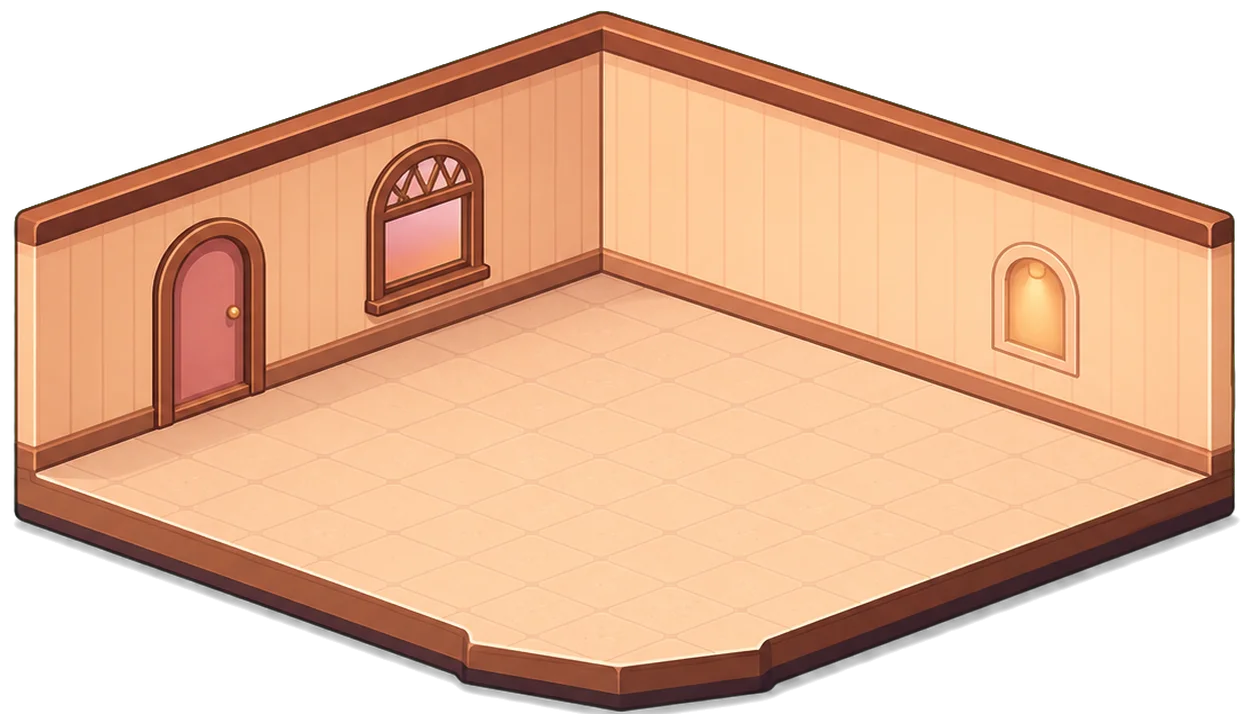
#> input picture apps/mobile/src/features/roomV2/assets/runtime/room_shell_blumi_world_v1.webp, 1254 x 714 px
$ python render-room-v3-phase7-scale-board.py
#> lines starting #> are read from the running program, lines starting #| are printed output that depends on the picture
#> in main, shell is the input picture: PIL image 1254x714 RGBA; mean R, G, B, A 154.3, 114.1, 87.3, 179.2
#!/usr/bin/env python3
"""Render the Phase 7 four-subject scale board from the locked Room V2 shell.

This is an evidence renderer, not a promotion shortcut. It uses the same
normalized camera values as the Room V2 My Room contract, measures the
composited alpha bounds, and writes a machine-readable table alongside the
visual board. Simulator and independent-review evidence remain separate gates.
"""

from __future__ import annotations

import json
from pathlib import Path

from PIL import Image, ImageDraw, ImageFont


ROOT = Path(__file__).resolve().parents[3]
OUTPUT = ROOT / "docs/room-v3-qa/2026-07-18-phase7-scale"
SHELL_PATH = ROOT / "apps/mobile/src/features/roomV2/assets/runtime/room_shell_blumi_world_v1.webp"
AVATAR_ROOT = ROOT / "apps/mobile/src/features/avatarV2/assets/room"

VIEWPORT_WIDTH = 390
VIEWPORT_HEIGHT = 844
CAMERA_WIDTH_RATIO = 1.90
SHELL_WIDTH = 1254
SHELL_HEIGHT = 714
RENDERER_WIDTH = round(VIEWPORT_WIDTH * CAMERA_WIDTH_RATIO)
RENDERER_HEIGHT = round(RENDERER_WIDTH * SHELL_HEIGHT / SHELL_WIDTH)
SHELL_TOP = 72
FLOOR_Y = SHELL_TOP + round(RENDERER_HEIGHT * 0.86)
AVATAR_DEPTH_Y = 0.76
AVATAR_PERSPECTIVE_SCALE = 0.95
COMPACT_AVATAR_WIDTH = 0.20
COMPACT_AVATAR_HEIGHT = 0.30
SITTING_SCALE_Y = 0.82
SITTING_TRANSLATE_Y = 14

SUBJECTS = (
    {
        "id": "female_standing",
        "fitProfileId": "blumi_female_room_avatar_v1",
        "state": "standing",
        "layer_paths": (
            AVATAR_ROOT / "avatar_room_hair_back_female_mocha_ribbon_blowout_v2.png",
            AVATAR_ROOT / "avatar_room_base_female_v2.png",
            AVATAR_ROOT / "avatar_room_face_female_soft_doll_foundation_v2.png",
            AVATAR_ROOT / "avatar_room_eyes_female_mocha_doe_v2.png",
            AVATAR_ROOT / "avatar_room_nose_female_soft_button_v2.png",
            AVATAR_ROOT / "avatar_room_mouth_female_peach_whisper_smile_v2.png",
            AVATAR_ROOT / "avatar_room_bottom_female_denim_skort_shorts_v2.png",
            AVATAR_ROOT / "avatar_room_shoes_female_milk_tea_court_sneakers_v2.png",
            AVATAR_ROOT / "avatar_room_top_female_cream_basic_tee_v2.png",
            AVATAR_ROOT / "avatar_room_hair_front_female_mocha_ribbon_blowout_v2.png",
        ),
    },
    {
        "id": "female_sitting",
        "fitProfileId": "blumi_female_room_avatar_v1",
        "state": "sitting",
        "layer_paths": (
            AVATAR_ROOT / "motion/room_avatar_hair_back_female_mocha_ribbon_blowout_v2_sitting_front_f01.png",
            AVATAR_ROOT / "motion/room_avatar_base_female_v2_sitting_front_f01.png",
            AVATAR_ROOT / "motion/room_avatar_face_female_soft_doll_foundation_v2_sitting_front_f01.png",
            AVATAR_ROOT / "motion/room_avatar_eyes_female_mocha_doe_v2_sitting_front_f01.png",
            AVATAR_ROOT / "motion/room_avatar_nose_female_soft_button_v2_sitting_front_f01.png",
            AVATAR_ROOT / "motion/room_avatar_mouth_female_peach_whisper_smile_v2_sitting_front_f01.png",
            AVATAR_ROOT / "motion/room_avatar_bottom_female_denim_skort_shorts_v2_sitting_front_f01.png",
            AVATAR_ROOT / "motion/room_avatar_shoes_female_milk_tea_court_sneakers_v2_sitting_front_f01.png",
            AVATAR_ROOT / "motion/room_avatar_top_female_cream_basic_tee_v2_sitting_front_f01.png",
            AVATAR_ROOT / "motion/room_avatar_hair_front_female_mocha_ribbon_blowout_v2_sitting_front_f01.png",
        ),
    },
    {
        "id": "male_standing",
        "fitProfileId": "blumi_male_room_avatar_v1",
        "state": "standing",
        "layer_paths": (
            AVATAR_ROOT / "avatar_room_base_male_light_v1.png",
            AVATAR_ROOT / "avatar_room_face_male_warm_friendly_v1.png",
            AVATAR_ROOT / "avatar_room_shoes_male_milk_tea_court_v1.png",
            AVATAR_ROOT / "avatar_room_bottom_male_navy_straight_pants_v1.png",
            AVATAR_ROOT / "avatar_room_top_male_powder_blue_crew_tee_v1.png",
            AVATAR_ROOT / "avatar_room_hair_front_male_espresso_crop_v1.png",
        ),
    },
    {
        "id": "male_sitting",
        "fitProfileId": "blumi_male_room_avatar_v1",
        "state": "sitting",
        "layer_paths": (
            AVATAR_ROOT / "motion/room_avatar_base_male_light_v1_sitting_front_f01.png",
            # The motion library has no male face export for this frame. The
            # approved static face is aligned to the same 256x384 canvas and
            # keeps the scale evidence readable without inventing pixels.
            AVATAR_ROOT / "avatar_room_face_male_warm_friendly_v1.png",
            AVATAR_ROOT / "motion/room_avatar_shoes_male_milk_tea_court_v1_sitting_front_f01.png",
            AVATAR_ROOT / "motion/room_avatar_bottom_male_navy_straight_pants_v1_sitting_front_f01.png",
            AVATAR_ROOT / "motion/room_avatar_top_male_powder_blue_crew_tee_v1_sitting_front_f01.png",
            AVATAR_ROOT / "motion/room_avatar_hair_front_male_soft_textured_crop_v1_sitting_front_f01.png",
        ),
    },
)


def alpha_bbox(image: Image.Image) -> tuple[int, int, int, int]:
    alpha = image.getchannel("A")
    bbox = alpha.getbbox()
    if bbox is None:
        raise ValueError("avatar asset has no visible alpha")
    return bbox


def fit_font(size: int) -> ImageFont.ImageFont:
    try:
        return ImageFont.truetype("/System/Library/Fonts/SFNS.ttf", size)
    except OSError:
        return ImageFont.load_default()


def composite_layers(layer_paths: tuple[Path, ...]) -> Image.Image:
    canvas = Image.new("RGBA", (256, 384), (0, 0, 0, 0))
    for path in layer_paths:
        layer = Image.open(path).convert("RGBA")
        if layer.size != canvas.size:
            raise ValueError(f"{path.name} must be 256x384, got {layer.size}")
        canvas.alpha_composite(layer)
    return canvas


def render_subject(shell: Image.Image, subject: dict[str, object]) -> tuple[Image.Image, dict[str, object]]:
    panel = Image.new("RGBA", (VIEWPORT_WIDTH, 540), (250, 244, 240, 255))
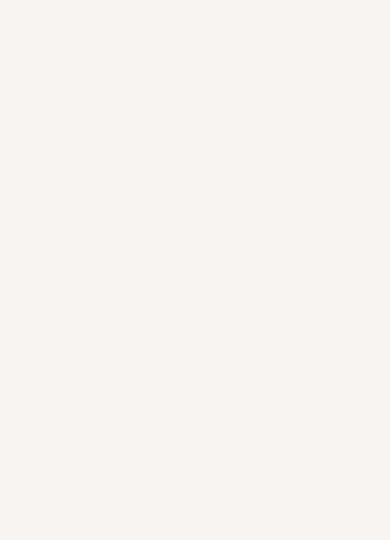
#> panel: PIL image 390x540 RGBA; mean R, G, B, A 250, 244, 240, 255
    shell_render = shell.resize((RENDERER_WIDTH, RENDERER_HEIGHT), Image.Resampling.LANCZOS)
    shell_x = round((VIEWPORT_WIDTH - RENDERER_WIDTH) / 2)
    panel.alpha_composite(shell_render, (shell_x, SHELL_TOP))
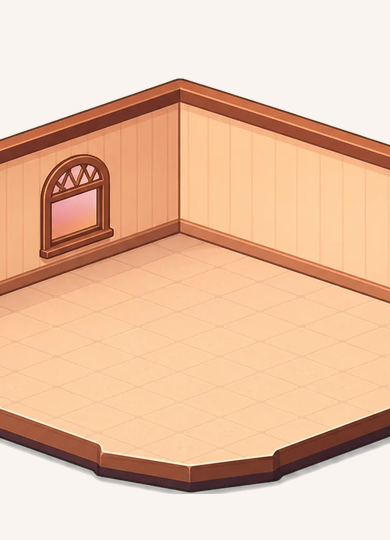
#> panel: PIL image 390x540 RGBA; mean R, G, B, A 233.2, 194.3, 167.1, 255

    layer_paths = subject["layer_paths"]
    if not isinstance(layer_paths, tuple) or not all(isinstance(path, Path) for path in layer_paths):
        raise ValueError(f"{subject['id']} has invalid runtime layer paths")
    avatar_source = composite_layers(layer_paths)
#> in composite_layers, `canvas = Image.new("RGBA", (256, 384), (0, 0, 0, 0))`: canvas: PIL image 256x384 RGBA; every value is 0
    allocated_width = round(RENDERER_WIDTH * COMPACT_AVATAR_WIDTH * AVATAR_PERSPECTIVE_SCALE)
    allocated_height = round(RENDERER_HEIGHT * COMPACT_AVATAR_HEIGHT * AVATAR_PERSPECTIVE_SCALE)
    if subject["state"] == "sitting":
        allocated_height = round(allocated_height * SITTING_SCALE_Y)
    avatar = avatar_source.resize((allocated_width, allocated_height), Image.Resampling.LANCZOS)
    bbox = alpha_bbox(avatar)
    body_width = bbox[2] - bbox[0]
    body_height = bbox[3] - bbox[1]
    avatar_left = round((VIEWPORT_WIDTH - allocated_width) / 2)
    avatar_top = FLOOR_Y - bbox[3]
    if subject["state"] == "sitting":
        avatar_top += SITTING_TRANSLATE_Y
    panel.alpha_composite(avatar, (avatar_left, avatar_top))

    draw = ImageDraw.Draw(panel)
    draw.rectangle((0, 0, VIEWPORT_WIDTH - 1, 539), outline=(215, 192, 185, 255), width=2)
    draw.line((0, FLOOR_Y, VIEWPORT_WIDTH, FLOOR_Y), fill=(82, 66, 66, 190), width=1)
    draw.text((16, 14), subject["id"], fill=(70, 54, 54, 255), font=fit_font(17))
    draw.text((16, 37), f"{VIEWPORT_WIDTH}x{VIEWPORT_HEIGHT} My Room camera", fill=(105, 82, 82, 255), font=fit_font(11))
    draw.text((16, 502), f"body {body_width}x{body_height}px  floorY {FLOOR_Y}px", fill=(70, 54, 54, 255), font=fit_font(11))
    if subject["state"] == "sitting":
        seat_contact_y = avatar_top + round((bbox[1] + bbox[3]) * 0.62)
        draw.line((avatar_left + bbox[0], seat_contact_y, avatar_left + bbox[2], seat_contact_y), fill=(181, 107, 110, 230), width=2)
    else:
        seat_contact_y = None

    screenshot_name = f"phase7_scale_panel_{subject['id']}.png"
    panel_path = OUTPUT / screenshot_name
    panel.save(panel_path)
    record = {
        "shellId": "room_v2_shell_blumi_world_v1",
        "fitProfileId": subject["fitProfileId"],
        "state": subject["state"],
        "viewportWidthPx": VIEWPORT_WIDTH,
        "viewportHeightPx": VIEWPORT_HEIGHT,
        "cameraWidthRatio": CAMERA_WIDTH_RATIO,
        "rendererWidthPx": RENDERER_WIDTH,
        "rendererHeightPx": RENDERER_HEIGHT,
        "allocatedWidthPx": allocated_width,
        "allocatedHeightPx": allocated_height,
        "measuredBodyBoundsPx": {
            "minX": avatar_left + bbox[0],
            "minY": avatar_top + bbox[1],
            "maxXExclusive": avatar_left + bbox[2],
            "maxYExclusive": avatar_top + bbox[3],
        },
        "visibleHeightPx": body_height,
        "footFloorY": FLOOR_Y,
        "seatContactY": seat_contact_y,
        "anchorY": avatar_top + bbox[3],
        "compositionMode": "runtime_layer_composite",
        "layerCount": len(layer_paths),
        "sourceLayerPaths": [str(path.relative_to(ROOT)) for path in layer_paths],
        "screenshotPath": f"docs/room-v3-qa/2026-07-18-phase7-scale/{screenshot_name}",
    }
    return panel, record


def main() -> None:
    OUTPUT.mkdir(parents=True, exist_ok=True)
    shell = Image.open(SHELL_PATH).convert("RGBA")
    panels: list[Image.Image] = []
    records: list[dict[str, object]] = []
    for subject in SUBJECTS:
        panel, record = render_subject(shell, subject)
        panels.append(panel)
        records.append({"id": subject["id"], **record})

    board = Image.new("RGBA", (VIEWPORT_WIDTH * 2, 1080), (242, 234, 230, 255))
    for index, panel in enumerate(panels):
        x = (index % 2) * VIEWPORT_WIDTH
        y = (index // 2) * 540
        board.alpha_composite(panel, (x, y))
    board_path = OUTPUT / "phase7_male_female_standing_sitting_scale_board.png"
    board.save(board_path)

    measurement_table = {
        "schemaVersion": 1,
        "artifactId": "phase7-canonical-measurement-table-2026-07-18",
        "status": "evidence_draft_pending_simulator_and_independent_review",
        "renderSource": "locked Room V2 shell asset with Room V2 My Room camera contract",
        "shellId": "room_v2_shell_blumi_world_v1",
        "viewport": {"widthPx": VIEWPORT_WIDTH, "heightPx": VIEWPORT_HEIGHT},
        "camera": {
            "cameraWidthRatio": CAMERA_WIDTH_RATIO,
            "rendererWidthPx": RENDERER_WIDTH,
            "rendererHeightPx": RENDERER_HEIGHT,
            "shellTopPx": SHELL_TOP,
            "floorY": FLOOR_Y,
            "avatarDepthY": AVATAR_DEPTH_Y,
            "avatarPerspectiveScale": AVATAR_PERSPECTIVE_SCALE,
        },
        "subjects": records,
        "evidence": {
            "measurementTableId": "phase7-canonical-measurement-table-2026-07-18",
            "simulatorVisualReviewId": None,
            "independentReviewId": None,
            "simulatorShellSmokeEvidenceId": "simulator-my-room-vertical-2026-07-18",
            "simulatorShellSmokePath": "docs/room-v3-qa/2026-07-18-phase7-scale/simulator_my_room_vertical.png",
        },
        "notes": [
            "Measured bounds come from the composited alpha in each rendered panel.",
            "Each panel uses the approved runtime avatar layer stack; male sitting uses the approved static male face because the motion export has no male face layer for this frame.",
            "Simulator shell smoke is recorded separately; it confirms the live vertical My Room shell but does not prove furniture-specific scale, collision, seating, or persistence.",
            "Simulator and independent review are intentionally unset; this artifact cannot self-promote.",
            "Furniture-specific scale rows remain blocked until the same camera is used with approved furniture and sitting contact QA.",
        ],
    }
    (OUTPUT / "phase7_canonical_measurement_table.json").write_text(
        json.dumps(measurement_table, indent=2) + "\n",
        encoding="utf-8",
    )
    (OUTPUT / "evidence.md").write_text(
        "# Phase 7 scale evidence\n\n"
        "Status: BLOCKED_PENDING_SIMULATOR_AND_INDEPENDENT_REVIEW\n\n"
        "The board uses the locked Room V2 shell and My Room camera contract to "
        "measure full runtime-layer-composited female/male standing and sitting "
        "avatars on the same mobile viewport. It is evidence draft only; it does "
        "not promote catalog assets.\n\n"
        "- Board: `phase7_male_female_standing_sitting_scale_board.png`\n"
        "- Measurement table: `phase7_canonical_measurement_table.json`\n"
        "- Simulator shell smoke: `simulator_my_room_vertical.png` (live vertical My Room shell; no Keychain error)\n"
        "- Simulator placement smoke: `simulator_room_placement_evidence.json` (legacy table + lamp tabletop support and relaunch persistence)\n"
        "- Simulator furniture-scale visual review: pending per-SKU collision/seating/persistence proof\n"
        "- Independent review: pending\n",
        encoding="utf-8",
    )


if __name__ == "__main__":
#> (the run stopped early here; a loop or call above may not have finished)

$ run again, with apps/mobile/src/features/roomV2/assets/runtime/furniture_bookshelf_v1.webp copied over apps/mobile/src/features/roomV2/assets/runtime/room_shell_blumi_world_v1.webp
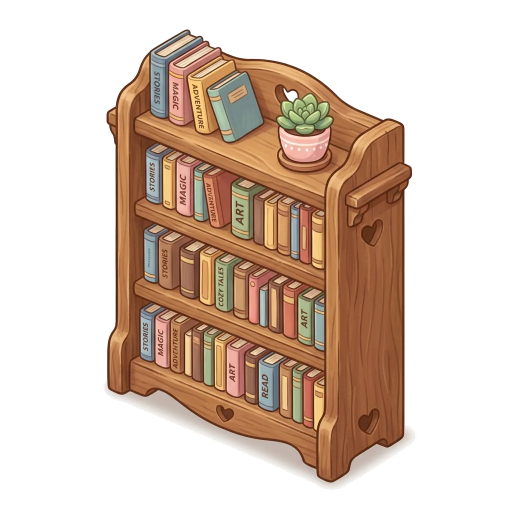
#> input picture apps/mobile/src/features/roomV2/assets/runtime/furniture_bookshelf_v1.webp, 1024 x 1024 px (shown at 1/2 size)
#> in main, shell is the input picture: PIL image 1024x1024 RGBA; mean R, G, B, A 215.5, 196, 182.4, 107.8
#> in render_subject, `shell_render = shell.resize((RENDERER_WIDTH, RENDERER_HEIGHT), Image.R..`:
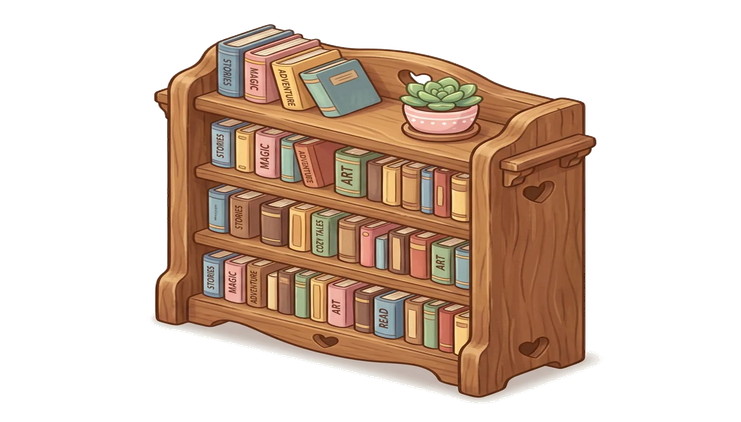
#> shell_render: PIL image 741x422 RGBA; mean R, G, B, A 71.3, 51.7, 38.1, 107.8; transparent parts drawn white
#> in render_subject, `panel.alpha_composite(shell_render, (shell_x, SHELL_TOP))`:
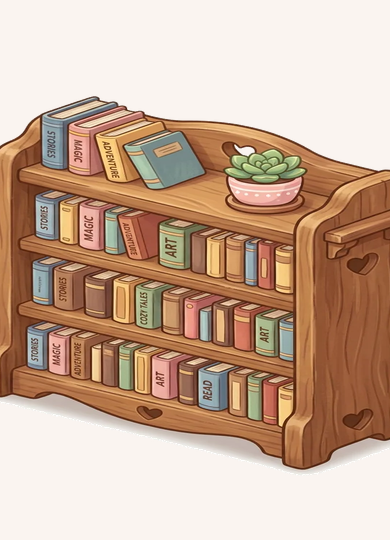
#> panel: PIL image 390x540 RGBA; mean R, G, B, A 200.8, 171.6, 151.1, 255
#> canvas: PIL image 256x384 RGBA; every value is 0

$ run again, with apps/mobile/src/features/roomV2/assets/runtime/furniture_side_table_v1.png saved as apps/mobile/src/features/roomV2/assets/runtime/room_shell_blumi_world_v1.webp
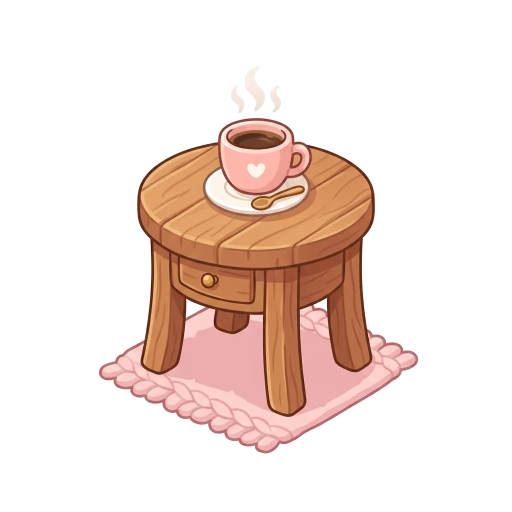
#> input picture apps/mobile/src/features/roomV2/assets/runtime/furniture_side_table_v1.png, 1024 x 1024 px (shown at 1/2 size)
#> in main, shell is the input picture: PIL image 1024x1024 RGBA; mean R, G, B, A 240.9, 225, 218.4, 65.2
#> in render_subject, `shell_render = shell.resize((RENDERER_WIDTH, RENDERER_HEIGHT), Image.R..`:
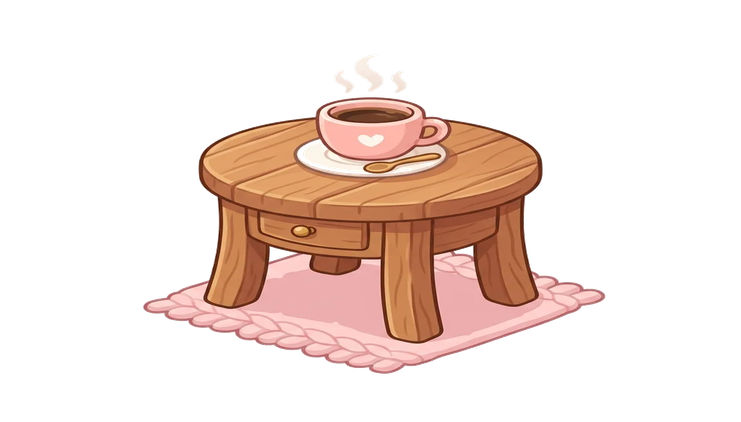
#> shell_render: PIL image 741x422 RGBA; mean R, G, B, A 54.1, 38.1, 31.5, 65.2; transparent parts drawn white
#> in render_subject, `panel.alpha_composite(shell_render, (shell_x, SHELL_TOP))`:
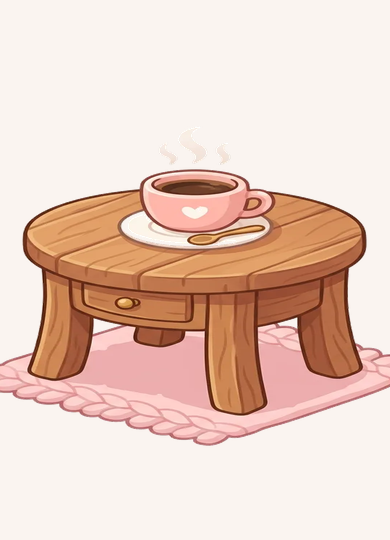
#> panel: PIL image 390x540 RGBA; mean R, G, B, A 232.8, 205.9, 193.7, 255
#> canvas: PIL image 256x384 RGBA; every value is 0
